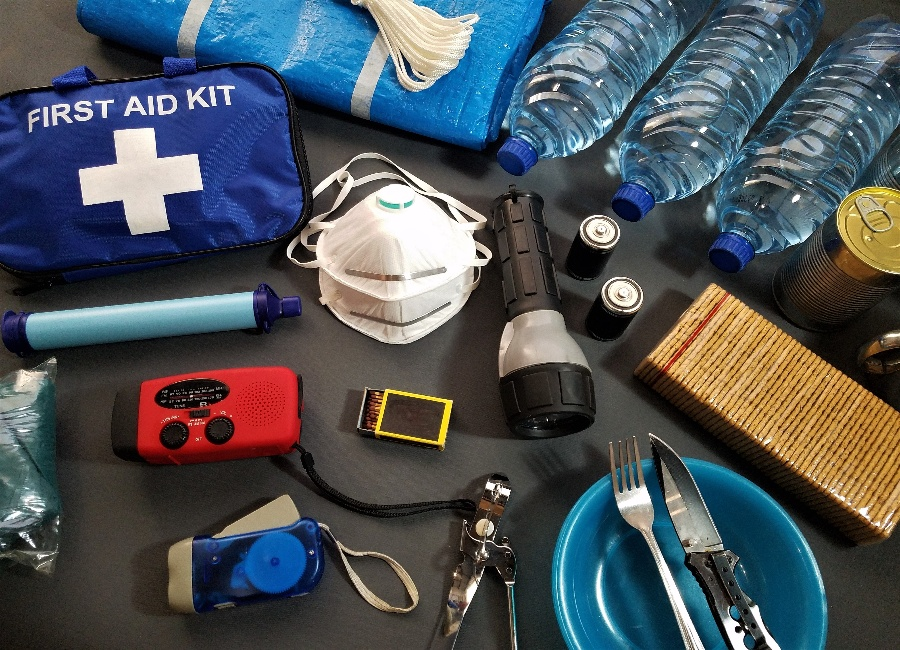
#> input picture Week6/codes/sources/source.jpg, 900 x 650 px
$ python deneme.py
#> lines starting #> are read from the running program, lines starting #| are printed output that depends on the picture; after the words box and inside, x2 and y2 are one past the last pixel; in counts of white or black regions, pixels touching at a corner belong together
# -*- coding: utf-8 -*-
"""
Created on Sun Dec  6 13:36:45 2020

@author: evren
"""

import cv2
import numpy as np
import os
os.environ['OPENCV_VIDEOIO_PRIORITY_MSMF'] = "0"

#%% Template Matching

source = cv2.imread("./sources/source.jpg")
#> source is the input picture: shape (650, 900, 3); mean B, G, R 87.8, 82.8, 76.2
template= cv2.imread("./sources/template.jpg")
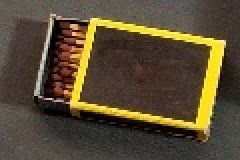
#> input picture Week6/codes/sources/template.jpg, 120 x 80 px (shown 2 times larger)
#> template is the input picture: shape (80, 120, 3); mean B, G, R 51.6, 75.5, 88.6

source_gray = cv2.cvtColor(source, cv2.COLOR_BGR2GRAY)
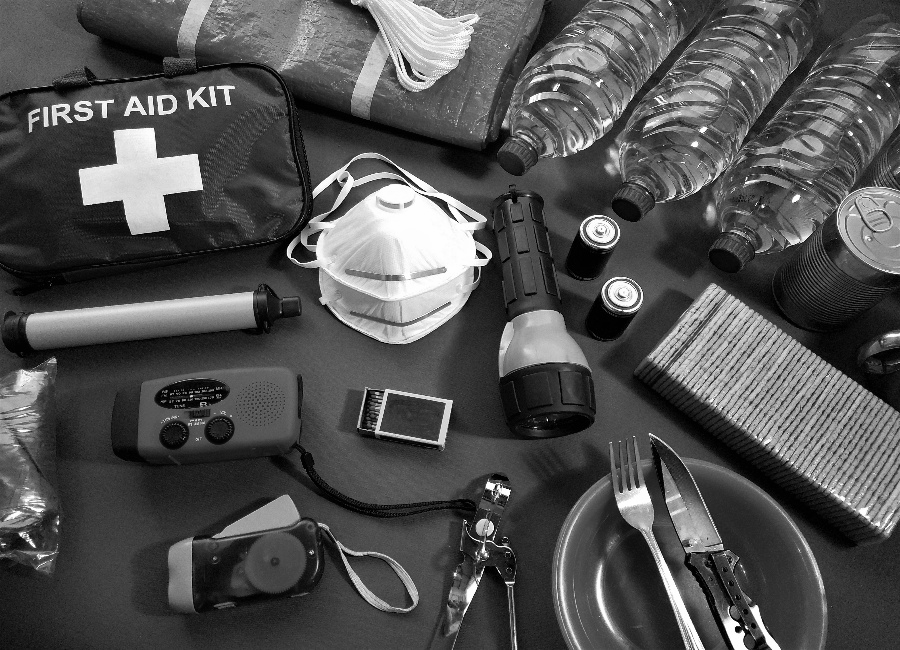
#> source_gray: shape (650, 900); min 0, max 255, mean 81.4
template_gray = cv2.cvtColor(template, cv2.COLOR_BGR2GRAY)

w,h = template_gray.shape[::-1]
#> w = 120; h = 80

R = cv2.matchTemplate(source_gray, template_gray, cv2.TM_CCOEFF_NORMED)
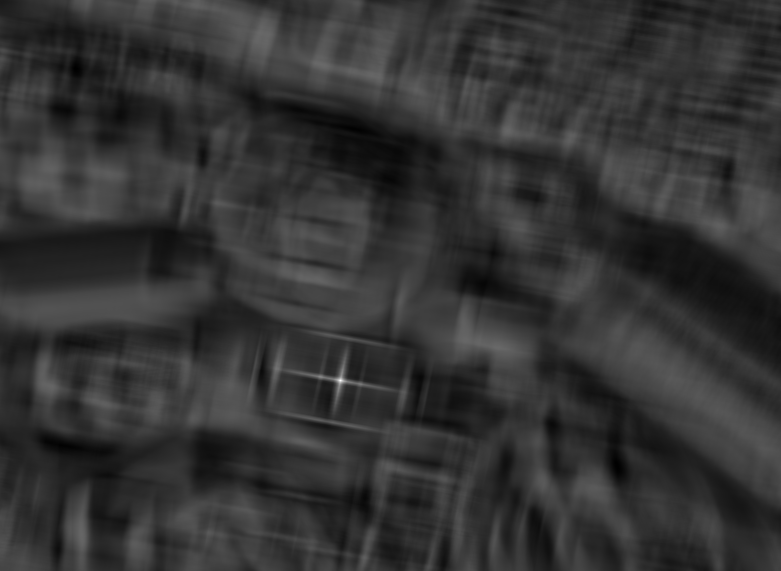
#> R: shape (571, 781) float32; min -0.246, max 0.999, mean 0.00855; drawn with min black and max white
threshold = 0.6

loc = np.where(R > threshold)
#> loc = 17 positions, rows 378 to 382, columns 338 to 342

for pt in zip(*loc[::-1]):  #zip ve pt nin ne oldugunu goster
    cv2.rectangle(source, pt,(pt[0] + w, pt[1] + h), (255,120,15), 2)
#> this loop made 17 passes
#> pt on passes 1 to 12: (340, 378), (341, 378), (338, 379), (339, 379), (340, 379), (341, 379), (338, 380), (339, 380), (340, 380), (341, 380), (342, 380), (339, 381)
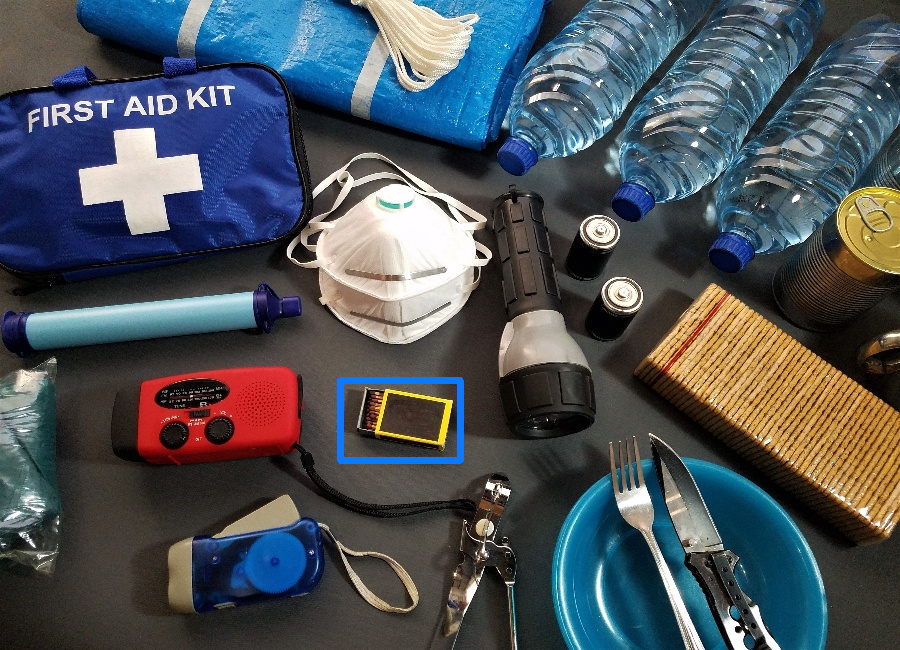
#> source: shape (650, 900, 3); 0.48% of pixels changed, all inside (x1, y1, x2, y2) = (337, 377, 464, 464)

cv2.imshow("Source",source)
cv2.imshow("Template", template)
#cv2.imshow("R", R)  #bunu da sonra goster R yı yazdıktan sonra


cv2.waitKey(0)
cv2.destroyAllWindows()


#%% Yuz tespiti

img = cv2.imread("./sources/evren.png")
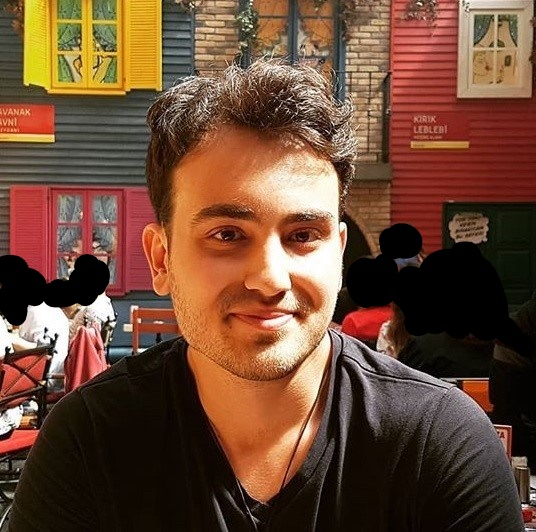
#> input picture Week6/codes/sources/evren.png, 536 x 532 px
#> img is the input picture: shape (532, 536, 3); mean B, G, R 53.5, 74.2, 109.7
img_gray = cv2.cvtColor(img, cv2.COLOR_BGR2GRAY)
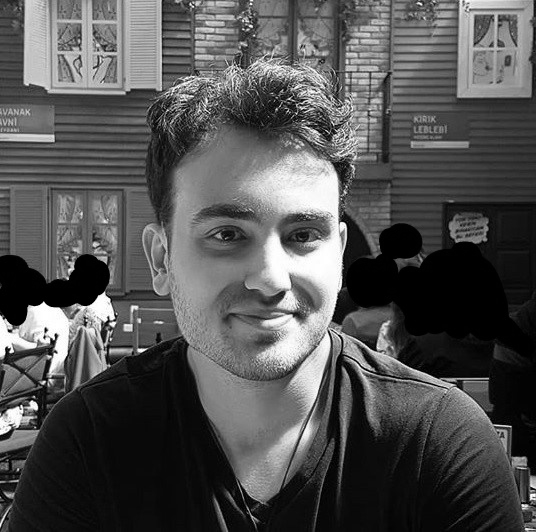
#> img_gray: shape (532, 536); min 0, max 255, mean 82.4

face_xml = cv2.CascadeClassifier("./sources/haarcascade_frontalface_default.xml")

result = face_xml.detectMultiScale(img_gray,1.1, 4)
#> result = [[155, 151, 219, 219]]

x,y,w,h = [result[0][i] for i in range(len(result[0]))]
#> x = 155; y = 151; w = 219; h = 219
cv2.rectangle(img,(x,y),(x+w,y+h), (255,255,0),3)
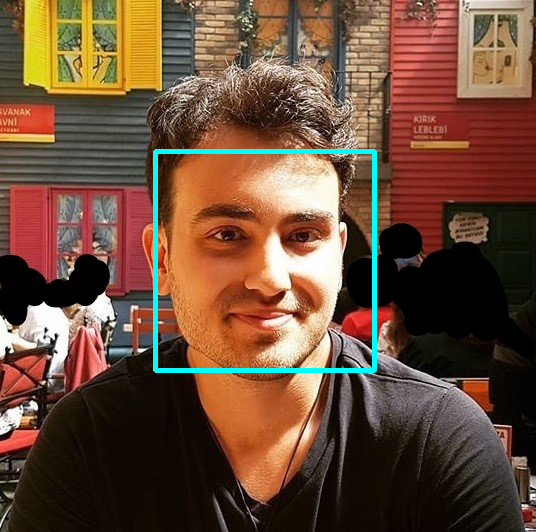
#> img: shape (532, 536, 3); 1.53% of pixels changed, all inside (x1, y1, x2, y2) = (153, 149, 377, 373)


cv2.imshow("Evren",img)

cv2.waitKey(0)
cv2.destroyAllWindows()

#%%Yuz tespiti toplu

crowd = cv2.imread("./sources/crowd.jpg")
#> (the run stopped early here; a loop or call above may not have finished)
